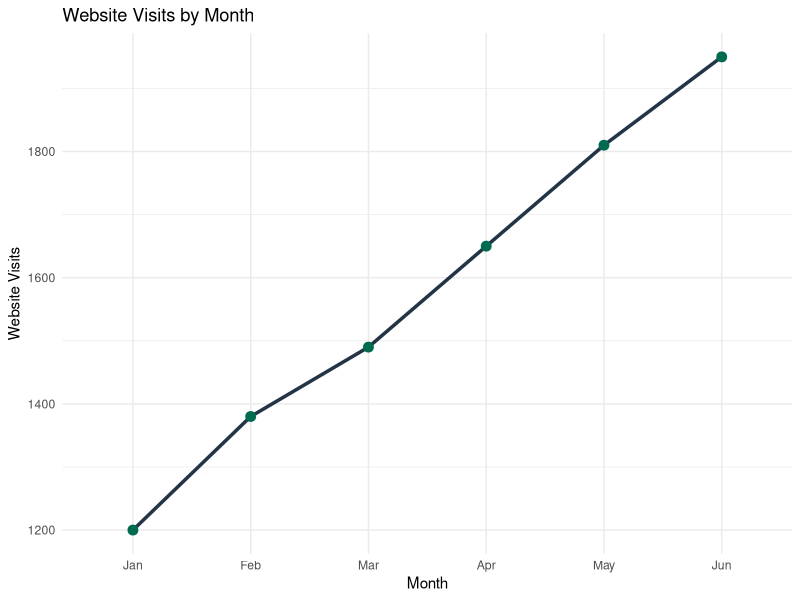
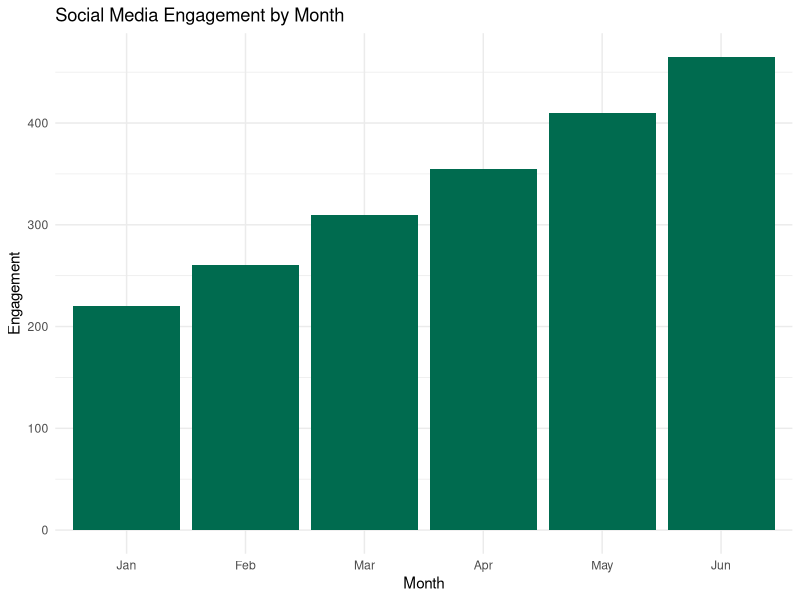
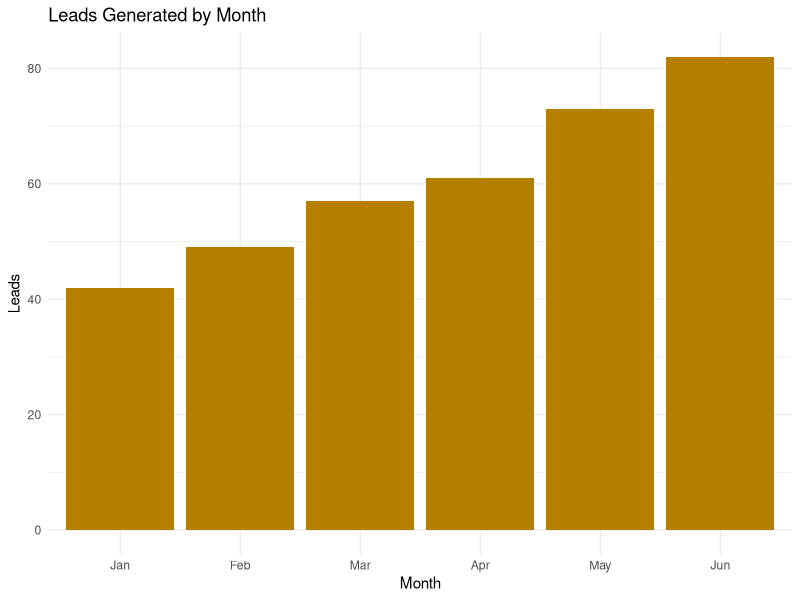
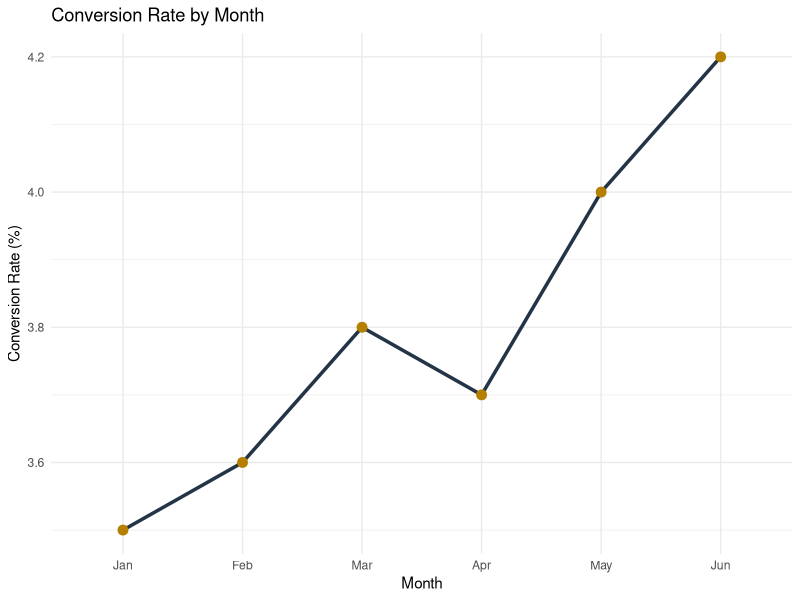

These figures' R source, in order:
## ---- chunk 1
#| label: setup
#| include: false
#| message: false
#| warning: false

library(tidyverse)

marketing_data <- tibble(
  Month = factor(c("Jan", "Feb", "Mar", "Apr", "May", "Jun"),
                 levels = c("Jan", "Feb", "Mar", "Apr", "May", "Jun")),
  Website_Visits = c(1200, 1380, 1490, 1650, 1810, 1950),
  Social_Engagement = c(220, 260, 310, 355, 410, 465),
  Leads = c(42, 49, 57, 61, 73, 82),
  Conversion_Rate = c(3.5, 3.6, 3.8, 3.7, 4.0, 4.2)
)

latest <- marketing_data |> 
  filter(Month == "Jun")
## ---- chunk 2
#| echo: false
#| message: false
#| warning: false

latest
## ---- chunk 3
#| echo: false
#| message: false
#| warning: false

ggplot(marketing_data, aes(x = Month, y = Website_Visits, group = 1)) +
  geom_line(linewidth = 1.2, color = "#243447") +
  geom_point(size = 3, color = "#006b4f") +
  labs(
    title = "Website Visits by Month",
    x = "Month",
    y = "Website Visits"
  ) +
  theme_minimal()
## ---- chunk 4
#| echo: false
#| message: false
#| warning: false

ggplot(marketing_data, aes(x = Month, y = Social_Engagement)) +
  geom_col(fill = "#006b4f") +
  labs(
    title = "Social Media Engagement by Month",
    x = "Month",
    y = "Engagement"
  ) +
  theme_minimal()
## ---- chunk 5
#| echo: false
#| message: false
#| warning: false

ggplot(marketing_data, aes(x = Month, y = Leads)) +
  geom_col(fill = "#b57f00") +
  labs(
    title = "Leads Generated by Month",
    x = "Month",
    y = "Leads"
  ) +
  theme_minimal()
## ---- chunk 6
#| echo: false
#| message: false
#| warning: false

ggplot(marketing_data, aes(x = Month, y = Conversion_Rate, group = 1)) +
  geom_line(linewidth = 1.2, color = "#243447") +
  geom_point(size = 3, color = "#b57f00") +
  labs(
    title = "Conversion Rate by Month",
    x = "Month",
    y = "Conversion Rate (%)"
  ) +
  theme_minimal()
